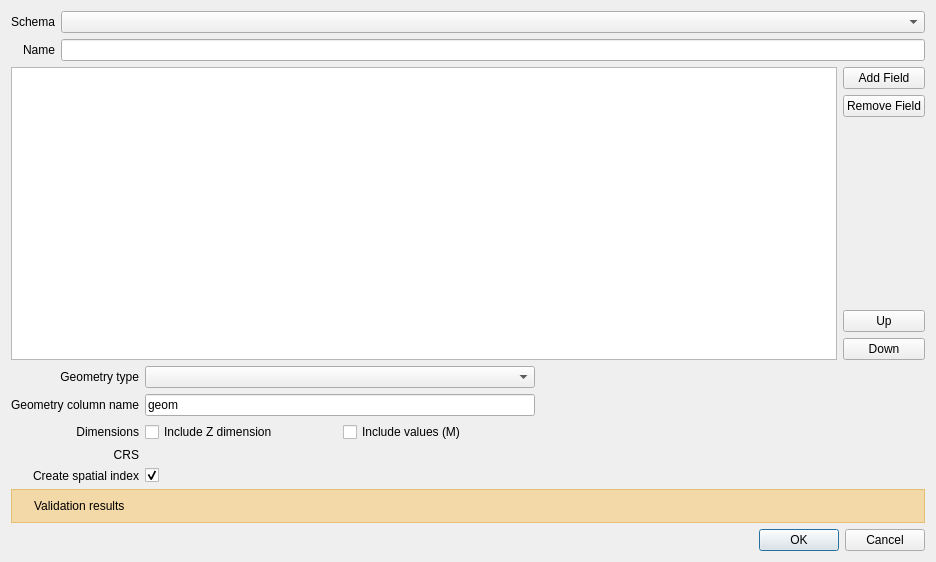
<?xml version="1.0" encoding="UTF-8"?>
<ui version="4.0">
 <class>QgsNewVectorTableDialogBase</class>
 <widget class="QDialog" name="QgsNewVectorTableDialogBase">
  <property name="windowModality">
   <enum>Qt::WindowModal</enum>
  </property>
  <property name="geometry">
   <rect>
    <x>0</x>
    <y>0</y>
    <width>936</width>
    <height>562</height>
   </rect>
  </property>
  <property name="sizePolicy">
   <sizepolicy hsizetype="Preferred" vsizetype="Preferred">
    <horstretch>0</horstretch>
    <verstretch>0</verstretch>
   </sizepolicy>
  </property>
  <property name="minimumSize">
   <size>
    <width>0</width>
    <height>0</height>
   </size>
  </property>
  <property name="windowTitle">
   <string>Create Table</string>
  </property>
  <property name="modal">
   <bool>true</bool>
  </property>
  <layout class="QGridLayout" name="gridLayout_2">
   <item row="3" column="0" colspan="2">
    <widget class="QDialogButtonBox" name="mButtonBox">
     <property name="orientation">
      <enum>Qt::Horizontal</enum>
     </property>
     <property name="standardButtons">
      <set>QDialogButtonBox::Cancel|QDialogButtonBox::Ok</set>
     </property>
    </widget>
   </item>
   <item row="2" column="0" colspan="2">
    <layout class="QGridLayout" name="mGeomLayout">
     <item row="2" column="2">
      <widget class="QCheckBox" name="mHasMChk">
       <property name="text">
        <string>Include values (M)</string>
       </property>
      </widget>
     </item>
     <item row="1" column="0">
      <widget class="QLabel" name="mGeomColumnLabel">
       <property name="text">
        <string>Geometry column name</string>
       </property>
       <property name="alignment">
        <set>Qt::AlignRight|Qt::AlignTrailing|Qt::AlignVCenter</set>
       </property>
      </widget>
     </item>
     <item row="2" column="1">
      <widget class="QCheckBox" name="mHasZChk">
       <property name="text">
        <string>Include Z dimension</string>
       </property>
      </widget>
     </item>
     <item row="5" column="0" colspan="4">
      <widget class="QFrame" name="mValidationFrame">
       <property name="autoFillBackground">
        <bool>false</bool>
       </property>
       <property name="styleSheet">
        <string notr="true">background-color: rgba(255,165,0,0.3);</string>
       </property>
       <property name="frameShape">
        <enum>QFrame::StyledPanel</enum>
       </property>
       <property name="frameShadow">
        <enum>QFrame::Raised</enum>
       </property>
       <layout class="QGridLayout" name="gridLayout_3">
        <property name="leftMargin">
         <number>9</number>
        </property>
        <property name="topMargin">
         <number>9</number>
        </property>
        <property name="rightMargin">
         <number>9</number>
        </property>
        <property name="bottomMargin">
         <number>9</number>
        </property>
        <item row="0" column="1">
         <widget class="QLabel" name="mValidationResults">
          <property name="sizePolicy">
           <sizepolicy hsizetype="Preferred" vsizetype="Preferred">
            <horstretch>1</horstretch>
            <verstretch>0</verstretch>
           </sizepolicy>
          </property>
          <property name="autoFillBackground">
           <bool>false</bool>
          </property>
          <property name="styleSheet">
           <string notr="true">background: transparent;</string>
          </property>
          <property name="frameShape">
           <enum>QFrame::NoFrame</enum>
          </property>
          <property name="frameShadow">
           <enum>QFrame::Plain</enum>
          </property>
          <property name="lineWidth">
           <number>0</number>
          </property>
          <property name="text">
           <string>Validation results</string>
          </property>
          <property name="margin">
           <number>0</number>
          </property>
         </widget>
        </item>
        <item row="0" column="0">
         <widget class="QLabel" name="mWarningIcon">
          <property name="styleSheet">
           <string notr="true">background: transparent;</string>
          </property>
          <property name="frameShadow">
           <enum>QFrame::Plain</enum>
          </property>
          <property name="lineWidth">
           <number>0</number>
          </property>
          <property name="text">
           <string/>
          </property>
          <property name="pixmap">
           <pixmap resource="../../images/images.qrc">:/images/themes/default/mIconWarning.svg</pixmap>
          </property>
          <property name="margin">
           <number>0</number>
          </property>
         </widget>
        </item>
       </layout>
      </widget>
     </item>
     <item row="1" column="1" colspan="2">
      <widget class="QLineEdit" name="mGeomColumn">
       <property name="text">
        <string notr="true">geom</string>
       </property>
      </widget>
     </item>
     <item row="0" column="3">
      <widget class="QLabel" name="label_4">
       <property name="sizePolicy">
        <sizepolicy hsizetype="Preferred" vsizetype="Preferred">
         <horstretch>2</horstretch>
         <verstretch>0</verstretch>
        </sizepolicy>
       </property>
       <property name="text">
        <string/>
       </property>
      </widget>
     </item>
     <item row="2" column="0">
      <widget class="QLabel" name="mDimensionsLabel">
       <property name="text">
        <string>Dimensions</string>
       </property>
       <property name="alignment">
        <set>Qt::AlignRight|Qt::AlignTrailing|Qt::AlignVCenter</set>
       </property>
      </widget>
     </item>
     <item row="0" column="1" colspan="2">
      <widget class="QComboBox" name="mGeomTypeCbo">
       <property name="sizePolicy">
        <sizepolicy hsizetype="Expanding" vsizetype="Fixed">
         <horstretch>1</horstretch>
         <verstretch>0</verstretch>
        </sizepolicy>
       </property>
       <property name="currentText">
        <string/>
       </property>
      </widget>
     </item>
     <item row="0" column="0">
      <widget class="QLabel" name="label_3">
       <property name="text">
        <string>Geometry type</string>
       </property>
       <property name="alignment">
        <set>Qt::AlignRight|Qt::AlignTrailing|Qt::AlignVCenter</set>
       </property>
      </widget>
     </item>
     <item row="3" column="0">
      <widget class="QLabel" name="mCrsLabel">
       <property name="text">
        <string>CRS</string>
       </property>
       <property name="alignment">
        <set>Qt::AlignRight|Qt::AlignTrailing|Qt::AlignVCenter</set>
       </property>
      </widget>
     </item>
     <item row="4" column="0">
      <widget class="QLabel" name="mSpatialIndexLabel">
       <property name="text">
        <string>Create spatial index</string>
       </property>
       <property name="alignment">
        <set>Qt::AlignRight|Qt::AlignTrailing|Qt::AlignVCenter</set>
       </property>
      </widget>
     </item>
     <item row="4" column="1">
      <widget class="QCheckBox" name="mSpatialIndexChk">
       <property name="text">
        <string/>
       </property>
       <property name="checked">
        <bool>true</bool>
       </property>
      </widget>
     </item>
     <item row="3" column="1" colspan="2">
      <widget class="QgsProjectionSelectionWidget" name="mCrs" native="true"/>
     </item>
    </layout>
   </item>
   <item row="1" column="1">
    <layout class="QVBoxLayout" name="mButtonsLayout">
     <item>
      <widget class="QPushButton" name="mAddFieldBtn">
       <property name="text">
        <string>Add Field</string>
       </property>
       <property name="icon">
        <iconset resource="../../images/images.qrc">
         <normaloff>:/images/themes/default/mActionNewAttribute.svg</normaloff>:/images/themes/default/mActionNewAttribute.svg</iconset>
       </property>
      </widget>
     </item>
     <item>
      <widget class="QPushButton" name="mDeleteFieldBtn">
       <property name="text">
        <string>Remove Field</string>
       </property>
       <property name="icon">
        <iconset resource="../../images/images.qrc">
         <normaloff>:/images/themes/default/mActionDeleteAttribute.svg</normaloff>:/images/themes/default/mActionDeleteAttribute.svg</iconset>
       </property>
      </widget>
     </item>
     <item>
      <spacer name="spacer2">
       <property name="orientation">
        <enum>Qt::Vertical</enum>
       </property>
       <property name="sizeHint" stdset="0">
        <size>
         <width>20</width>
         <height>40</height>
        </size>
       </property>
      </spacer>
     </item>
     <item>
      <widget class="QPushButton" name="mFieldUpBtn">
       <property name="text">
        <string>Up</string>
       </property>
       <property name="icon">
        <iconset resource="../../images/images.qrc">
         <normaloff>:/images/themes/default/mActionArrowUp.svg</normaloff>:/images/themes/default/mActionArrowUp.svg</iconset>
       </property>
      </widget>
     </item>
     <item>
      <widget class="QPushButton" name="mFieldDownBtn">
       <property name="text">
        <string>Down</string>
       </property>
       <property name="icon">
        <iconset resource="../../images/images.qrc">
         <normaloff>:/images/themes/default/mActionArrowDown.svg</normaloff>:/images/themes/default/mActionArrowDown.svg</iconset>
       </property>
      </widget>
     </item>
    </layout>
   </item>
   <item row="1" column="0">
    <widget class="QTableView" name="mFieldsTableView">
     <property name="sizePolicy">
      <sizepolicy hsizetype="Expanding" vsizetype="Expanding">
       <horstretch>0</horstretch>
       <verstretch>0</verstretch>
      </sizepolicy>
     </property>
     <property name="minimumSize">
      <size>
       <width>800</width>
       <height>0</height>
      </size>
     </property>
     <property name="editTriggers">
      <set>QAbstractItemView::AllEditTriggers</set>
     </property>
     <attribute name="horizontalHeaderStretchLastSection">
      <bool>true</bool>
     </attribute>
    </widget>
   </item>
   <item row="0" column="0" colspan="2">
    <layout class="QGridLayout" name="mNamesLAyout">
     <item row="0" column="0" colspan="2">
      <widget class="QLabel" name="mSchemaLabel">
       <property name="text">
        <string>Schema</string>
       </property>
       <property name="alignment">
        <set>Qt::AlignRight|Qt::AlignTrailing|Qt::AlignVCenter</set>
       </property>
      </widget>
     </item>
     <item row="0" column="2">
      <widget class="QComboBox" name="mSchemaCbo"/>
     </item>
     <item row="1" column="0" colspan="2">
      <widget class="QLabel" name="label">
       <property name="text">
        <string>Name</string>
       </property>
       <property name="alignment">
        <set>Qt::AlignRight|Qt::AlignTrailing|Qt::AlignVCenter</set>
       </property>
      </widget>
     </item>
     <item row="1" column="2">
      <widget class="QLineEdit" name="mTableName">
       <property name="text">
        <string notr="true"/>
       </property>
      </widget>
     </item>
    </layout>
   </item>
  </layout>
 </widget>
 <customwidgets>
  <customwidget>
   <class>QgsProjectionSelectionWidget</class>
   <extends>QWidget</extends>
   <header>qgsprojectionselectionwidget.h</header>
   <container>1</container>
  </customwidget>
 </customwidgets>
 <tabstops>
  <tabstop>mSchemaCbo</tabstop>
  <tabstop>mTableName</tabstop>
  <tabstop>mFieldsTableView</tabstop>
  <tabstop>mAddFieldBtn</tabstop>
  <tabstop>mDeleteFieldBtn</tabstop>
  <tabstop>mFieldUpBtn</tabstop>
  <tabstop>mFieldDownBtn</tabstop>
  <tabstop>mGeomTypeCbo</tabstop>
  <tabstop>mGeomColumn</tabstop>
  <tabstop>mHasZChk</tabstop>
  <tabstop>mHasMChk</tabstop>
  <tabstop>mSpatialIndexChk</tabstop>
 </tabstops>
 <resources>
  <include location="../../images/images.qrc"/>
 </resources>
 <connections>
  <connection>
   <sender>mButtonBox</sender>
   <signal>rejected()</signal>
   <receiver>QgsNewVectorTableDialogBase</receiver>
   <slot>reject()</slot>
   <hints>
    <hint type="sourcelabel">
     <x>316</x>
     <y>260</y>
    </hint>
    <hint type="destinationlabel">
     <x>286</x>
     <y>274</y>
    </hint>
   </hints>
  </connection>
  <connection>
   <sender>mButtonBox</sender>
   <signal>accepted()</signal>
   <receiver>QgsNewVectorTableDialogBase</receiver>
   <slot>accept()</slot>
   <hints>
    <hint type="sourcelabel">
     <x>461</x>
     <y>539</y>
    </hint>
    <hint type="destinationlabel">
     <x>461</x>
     <y>280</y>
    </hint>
   </hints>
  </connection>
 </connections>
</ui>
